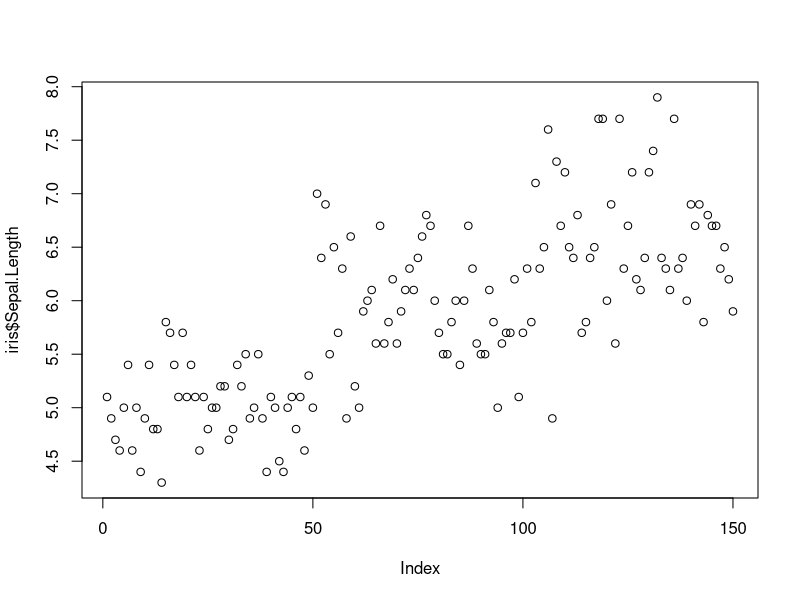
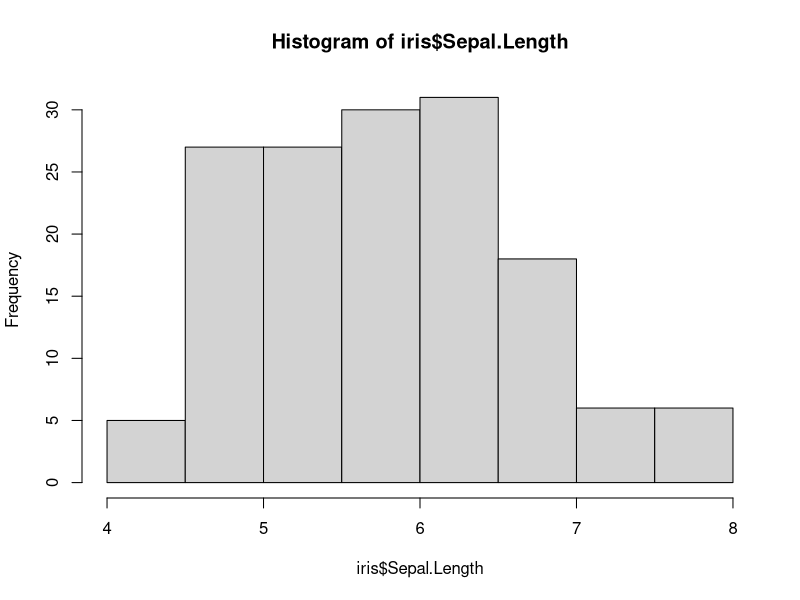
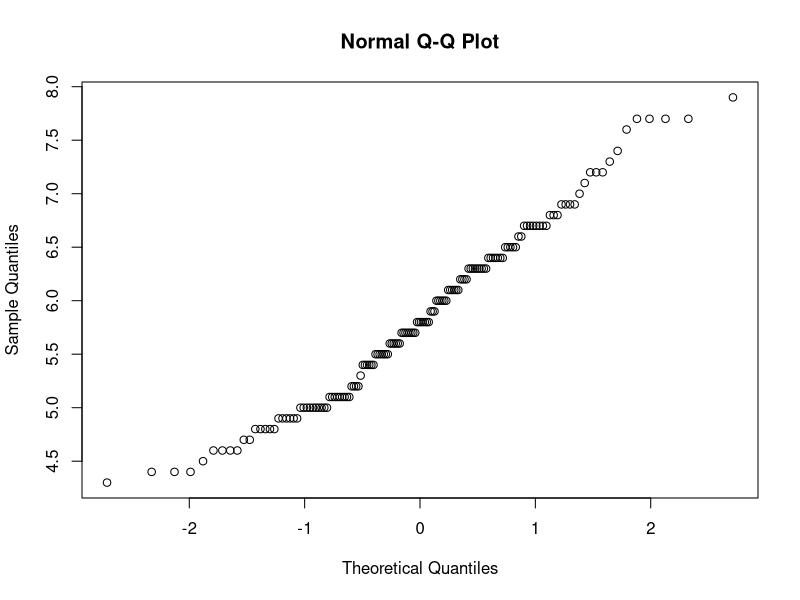

The R script that drew these images, in order:
summary(iris)
# Sepal is part of plant that protects the  flower and provides structural support
plot(iris$Sepal.Length)
mean_iris <- mean(iris$Sepal.Length)
var_iris <- var(iris$Sepal.Length)
sd_iris <- sd(iris$Sepal.Length)

library(plotrix)
std.error(iris$Sepal.Length)


# Two ways of calculating confidence intervals
# Margin of error for 90% confidence interval
# alpha = 0.10
# z(alpha/2) = z(0.05)

# 1: If you are given standard deviation
me <- qnorm(0.05)*(sd_iris/sqrt(150))
up_iris <-mean_iris - me 
lb_iris <- mean_iris + me

#2: If you are not given standard deviation, you have to estimate it as follows
# Note the second parameter in the qt() function is 149, because we are using (N - 1) 
me <- qt(.05,149)*sd(iris$Sepal.Length)/ sqrt(150)

# Data distribution
hist(iris$Sepal.Length)

# Normal QQ Plot
qqnorm(iris$Sepal.Length)
